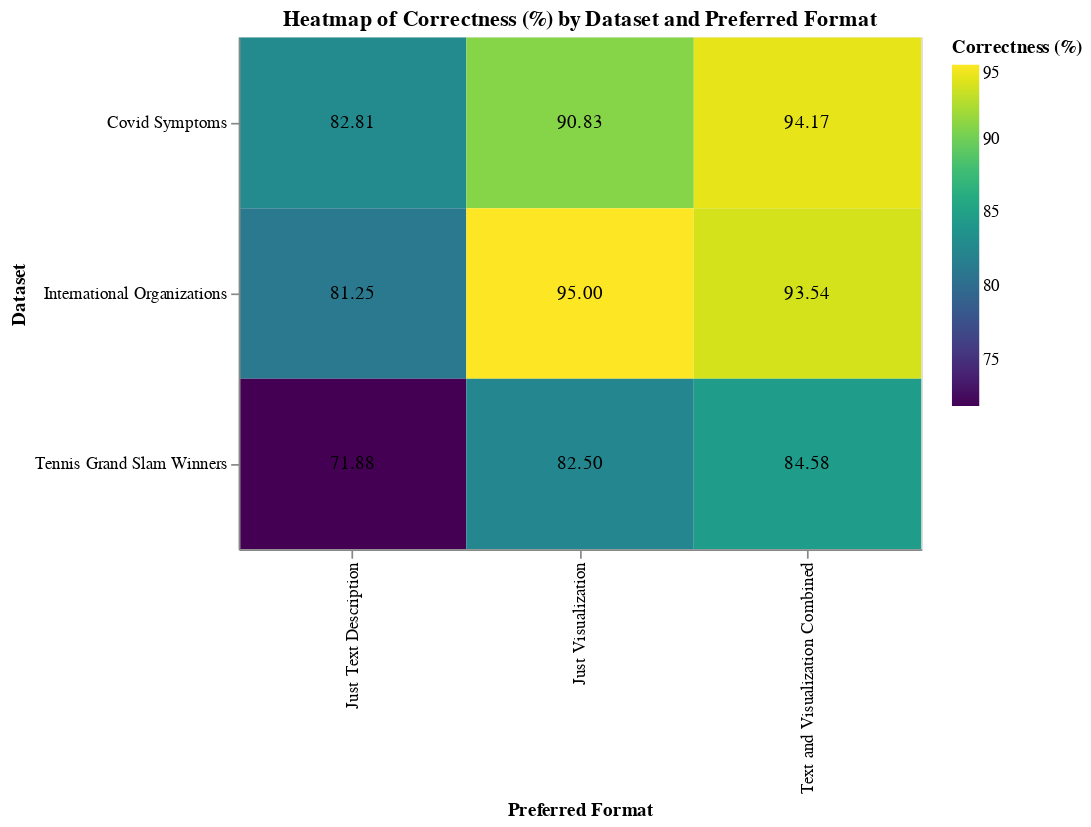

Source (notebook cell):
### Code cell
# Group by dataset and preferred format, and calculate the mean correctness
heatmap_correctness_format = merged_df.groupby(['dataset', 'preferred_format'])['correctness'].mean().reset_index()

# Create the heatmap for correctness
heatmap_correctness_format_chart = alt.Chart(heatmap_correctness_format).mark_rect().encode(
    x=alt.X('preferred_format:O', title='Preferred Format'),
    y=alt.Y('dataset:O', title='Dataset'),
    color=alt.Color('correctness:Q', scale=alt.Scale(scheme='viridis'), title='Correctness (%)'),
    tooltip=['preferred_format', 'dataset', 'correctness']
).properties(
    width=400,
    height=300,
    title='Heatmap of Correctness (%) by Dataset and Preferred Format'
)

# Add the text labels showing correctness percentage
text_labels_format = alt.Chart(heatmap_correctness_format).mark_text(baseline='middle').encode(
    x=alt.X('preferred_format:O', title='Preferred Format'),
    y=alt.Y('dataset:O', title='Dataset'),
    text=alt.Text('correctness:Q', format=".2f"),  # Format to show 2 decimal places
    # color=alt.condition(
    #     alt.datum.correctness > heatmap_correctness_format['correctness'].mean(),
    #     alt.value('black'),  # Set text color to black for better contrast
    #     alt.value('white')   # Set text color to white otherwise
    # )
)

# Layer the heatmap and text
final_chart_format = heatmap_correctness_format_chart + text_labels_format

# Display the final chart
final_chart_format.display()

### Figure 1 — Vega-Lite specification as saved in the notebook (floating-point values rounded to 4 significant figures)
{"config": {"view": {"continuousWidth": 300, "continuousHeight": 300}}, "layer": [{"mark": {"type": "rect"}, "encoding": {"color": {"field": "correctness", "scale": {"scheme": "viridis"}, "title": "Correctness (%)", "type": "quantitative"}, "tooltip": [{"field": "preferred_format", "type": "nominal"}, {"field": "dataset", "type": "nominal"}, {"field": "correctness", "type": "quantitative"}], "x": {"field": "preferred_format", "title": "Preferred Format", "type": "ordinal"}, "y": {"field": "dataset", "title": "Dataset", "type": "ordinal"}}, "title": "Heatmap of Correctness (%) by Dataset and Preferred Format"}, {"mark": {"type": "text", "baseline": "middle"}, "encoding": {"text": {"field": "correctness", "format": ".2f", "type": "quantitative"}, "x": {"field": "preferred_format", "title": "Preferred Format", "type": "ordinal"}, "y": {"field": "dataset", "title": "Dataset", "type": "ordinal"}}}], "data": {"name": "data-70a74683ef1709bed9356ce0d5eb9c01"}, "height": 300, "width": 400, "$schema": "https://vega.github.io/schema/vega-lite/v5.20.1.json", "datasets": {"data-70a74683ef1709bed9356ce0d5eb9c01": [{"dataset": "Covid Symptoms", "preferred_format": "Just Text Description", "correctness": 82.81}, {"dataset": "Covid Symptoms", "preferred_format": "Just Visualization", "correctness": 90.83}, {"dataset": "Covid Symptoms", "preferred_format": "Text and Visualization Combined", "correctness": 94.17}, {"dataset": "International Organizations", "preferred_format": "Just Text Description", "correctness": 81.25}, {"dataset": "International Organizations", "preferred_format": "Just Visualization", "correctness": 95.0}, {"dataset": "International Organizations", "preferred_format": "Text and Visualization Combined", "correctness": 93.54}, {"dataset": "Tennis Grand Slam Winners", "preferred_format": "Just Text Description", "correctness": 71.88}, {"dataset": "Tennis Grand Slam Winners", "preferred_format": "Just Visualization", "correctness": 82.5}, {"dataset": "Tennis Grand Slam Winners", "preferred_format": "Text and Visualization Combined", "correctness": 84.58}]}}
